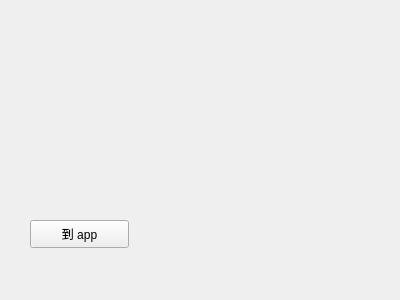
<?xml version="1.0" encoding="UTF-8"?>
<ui version="4.0">
 <class>MyWidget</class>
 <widget class="QWidget" name="MyWidget">
  <property name="geometry">
   <rect>
    <x>0</x>
    <y>0</y>
    <width>400</width>
    <height>300</height>
   </rect>
  </property>
  <property name="windowTitle">
   <string>MyWidget</string>
  </property>
  <widget class="QPushButton" name="pushButton">
   <property name="geometry">
    <rect>
     <x>30</x>
     <y>220</y>
     <width>99</width>
     <height>28</height>
    </rect>
   </property>
   <property name="text">
    <string>到 app</string>
   </property>
  </widget>
 </widget>
 <layoutdefault spacing="6" margin="11"/>
 <resources/>
 <connections/>
</ui>
